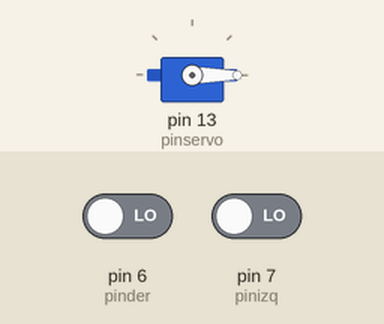
A sketch run on a simulated Arduino Uno, built with avr-gcc and run on an emulated ATmega328P. Parts: servo. The test bench sets the inputs (shaded band); at power-on: pin 6 (pinder) LOW, pin 7 (pinizq) LOW.

Above: at 1.2 s.
1.3 s: pin 6 (pinder) driven HIGH
At 1.45 s:
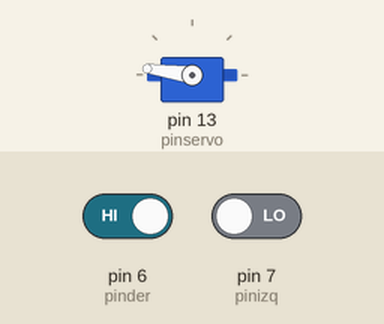
At 2.05 s:
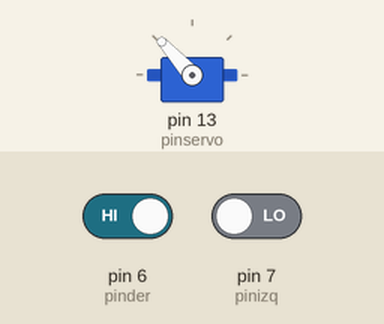
4.3 s: pin 7 (pinizq) driven HIGH
At 4.46 s:
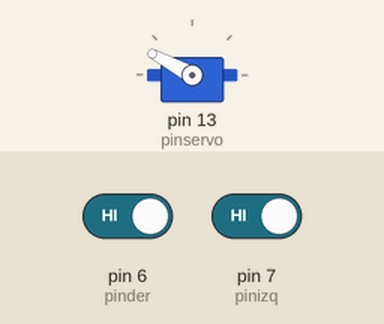
Timing chart, 0 to 13.3 s (numbered marks = the images above; inputs shaded):
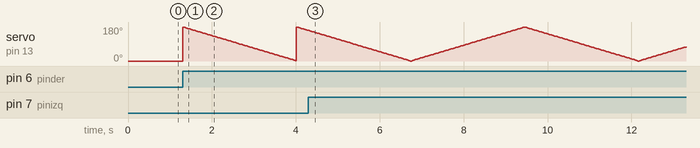

The sketch:

servo90sv2.ino
```cpp
#include <Servo.h>
//Next, we create an object of the servo library

Servo servo;
//Next, we move proceed to the void setup function where we attach the servo object to a digital pin and set the servo angle to 0. This is known as centering the servo.

int angle = 0;
boolean izquierda=LOW;
boolean derecha = LOW;
int pinizq = 7;
int pinder = 6;
int pinservo = 13;
void setup() {
  Serial.begin(115200);
  servo.attach(pinservo);
  servo.write(angle);
  pinMode(pinizq,INPUT);
  pinMode(pinder, INPUT);
}
//Next, is the loop function. To turn make the servo rotate to a particular degree, we use the servo.write() function to write the degree of rotation we desire to the servo. We used the function to turn the servo from one to the other and back.

void loop()
{
  izquierda = (digitalRead(pinizq) == HIGH);
  if (izquierda){
 // scan from 0 to 180 degrees
  for(angle = 0; angle < 180; angle++)
  {
    servo.write(angle);
    delay(15);
  }

  }

  derecha = (digitalRead(pinder) == HIGH);
  if (derecha){


  // now scan back from 180 to 0 degrees
  for(angle = 180; angle > 0; angle--)
  {
    servo.write(angle);
    delay(15);
  }

  }
}
```

Measured:
- after the input at 1.3 s, servo on pin 13 (pinservo): ramps from 180° to 2° and jumps back, once every 2.7 s
